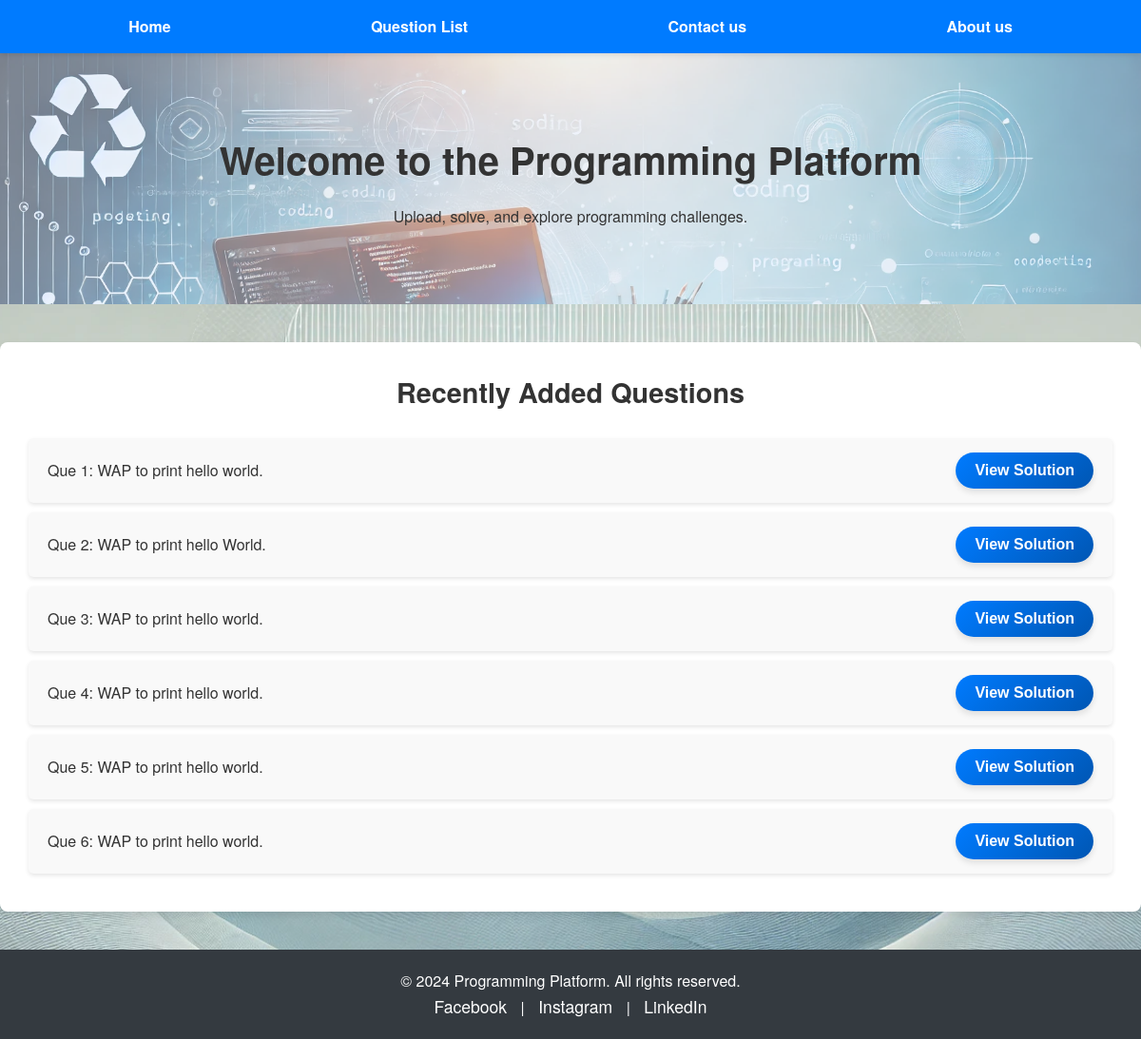
The page / on the database its author committed.
### ScriptBridgeWebApp/models.py (models this page shows, shortened)
class ProgrammingQuestion(models.Model):
    LANGUAGE_CHOICES = [
        ('Python', 'Python'),
        ('JavaScript', 'JavaScript'),
        ('Java', 'Java'),
        ('C++', 'C++'),
        ('C', 'C'),
    ]
    sr_no = models.AutoField(primary_key=True)  # Auto-incrementing serial number
    question = models.TextField()  # Stores programming-related questions
    answer = models.TextField()  # Stores code/program solutions
    language = models.CharField(
        max_length=50,
        choices=LANGUAGE_CHOICES,  # Dropdown options
        default='C'  # Default option
    )

### ScriptBridgeWebApp/views.py (the view)
# urls.py: path('', views.index_view,name="index_view_path"),
def index_view(request):
    questions = ProgrammingQuestion.objects.all()
    return render(request,'ScriptBridgeWebApp/index.html',{'questions' : questions})

### ScriptBridgeWebApp/Templates/ScriptBridgeWebApp/index.html (shortened to what this page needs)
{% extends "ScriptBridgeWebApp/base.html" %}
{% block content %}
<section class="questions">
    <h2>Recently Added Questions</h2>
    <ul class="question-list">
        {% for question in questions%}
        <li>
            <span>Que {{ question.sr_no }}: {{question.question}}.</span>
            <button class="view-solution-btn" onclick = "window.location.href= '{% url 'view_solution_path' question.sr_no %}' ">View Solution</button>
        </li>
        {% endfor %}
    </ul>
</section>
{% endblock %}

### ScriptBridgeWebApp/Templates/ScriptBridgeWebApp/base.html (shortened to what this page needs)
{% load static %}
<!DOCTYPE html>
<html lang="en">
<head>
    <link rel="stylesheet" href="{% static 'ScriptBridgeWebApp/styles.css' %}">
</head>
<body style="background-image: url('{% static 'ScriptBridgeWebApp/background.jpg' %}');">
    <header>
        <nav>
            <ul>
                <li><a href="/">Home</a></li>
                <li><a href="{% url 'question_list_path' %}">Question List</a></li>
                <li><a href="{% url 'contact_us_path' %}">Contact us</a></li>
                <li><a href="{% url 'about_us_path' %}">About us</a></li>
            </ul>
        </nav>
    </header>
    <main>
        <section class="banner">
            <img src="{% static 'ScriptBridgeWebApp/banner.jpg' %}" alt="Programming Banner" class="banner-image">
            <h1>Welcome to the Programming Platform</h1>
            <p>Upload, solve, and explore programming challenges.</p>
        </section>
        {% block content %} {% endblock%}
    </main>
    <footer>
        <p>&copy; 2024 Programming Platform. All rights reserved.</p>
        <div class="social-links">
            <a href="https://www.facebook.com/divyansh.baranwal.35">Facebook</a> | <a href="https://www.instagram.com/div__b/profilecard/?igsh=azF6MHd6eTlrczk5">Instagram</a> | <a href="https://www.linkedin.com/in/divyansh-baranwal-008962189?utm_source=share&utm_campaign=share_via&utm_content=profile&utm_medium=android_app">LinkedIn</a>
        </div>
    </footer>
</body>
</html>

### ScriptBridgeWebApp/static/ScriptBridgeWebApp/styles.css (style rules this page uses)
* { margin: 0; padding: 0; box-sizing: border-box; }
body { font-family: 'Helvetica Neue', Arial, sans-serif; background-size: cover; background-repeat: no-repeat; background-position: center; color: #333; line-height: 1.6; scroll-behavior: smooth; }
header { background-color: #007bff; padding: 15px 30px; position: sticky; top: 0; z-index: 1000; box-shadow: 0 2px 5px rgba(0, 0, 0, 0.1); }
nav ul { list-style: none; display: flex; justify-content: space-around; }
nav a { text-decoration: none; color: #fff; font-weight: bold; padding: 5px 10px; transition: background-color 0.3s ease; }
.banner { background-color: #e0eaff; text-align: center; padding: 80px 20px; color: #333; }
.banner h1 { margin-bottom: 15px; font-size: 2.5em; font-weight: bold; }
.questions { margin: 40px auto; padding: 30px; background-color: #fff; max-width: 1200px; border-radius: 8px; box-shadow: 0 4px 8px rgba(0, 0, 0, 0.1); }
.questions h2 { margin-bottom: 25px; font-size: 1.8em; text-align: center; }
.question-list { list-style: none; padding: 0; }
.question-list li { display: flex; justify-content: space-between; align-items: center; background-color: #f9f9f9; padding: 15px 20px; border-radius: 5px; margin-bottom: 10px; box-shadow: 0 2px 4px rgba(0, 0, 0, 0.1); transition: background-color 0.3s ease; }
.view-solution-btn { position: relative; overflow: hidden; background: linear-gradient(135deg, #007bff, #0056b3); color: #fff; border: none; padding: 10px 20px; border-radius: 25px; cursor: pointer; font-size: 1em; font-weight: bold; transition: background 0.3s ease, transform 0.2s ease, box-shadow 0.2s ease; box-shadow: 0 4px 6px rgba(0, 0, 0, 0.1); }
.view-solution-btn::before { content: ""; position: absolute; top: 50%; left: 50%; width: 0; height: 0; background: rgba(255, 255, 255, 0.5); border-radius: 50%; transform: translate(-50%, -50%); opacity: 0; transition: width 0.4s ease, height 0.4s ease, opacity 0.8s ease; }
footer { text-align: center; padding: 20px 0; background-color: #343a40; color: #fff; margin-top: 40px; }
.social-links a { color: #fff; text-decoration: none; margin: 0 10px; font-size: 1.1em; }
.banner { position: relative; text-align: center; padding: 80px 20px; color: #333; overflow: hidden; }
.banner-image { width: 100%; height: auto; position: absolute; top: 0; left: 0; z-index: 1; opacity: 0.5; }
.banner h1, .banner p { position: relative; z-index: 2; }

### rows shown on the page
ProgrammingQuestion: sr_no "1", question "WAP to print hello world"
ProgrammingQuestion: sr_no "2", question "WAP to print hello World"
ProgrammingQuestion: sr_no "3", question "WAP to print hello world"
ProgrammingQuestion: sr_no "4", question "WAP to print hello world"
ProgrammingQuestion: sr_no "5", question "WAP to print hello world"
ProgrammingQuestion: sr_no "6", question "WAP to print hello world"
